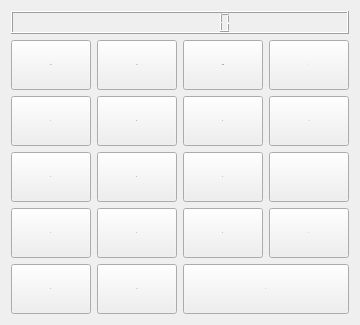
  <widget class="QWidget" name="centralWidget">
   <property name="sizePolicy">
    <sizepolicy hsizetype="Maximum" vsizetype="Maximum">
     <horstretch>0</horstretch>
     <verstretch>0</verstretch>
    </sizepolicy>
   </property>
   <layout class="QVBoxLayout" name="verticalLayout">
    <item>
     <widget class="QLCDNumber" name="lcdNumber">
      <property name="font">
       <font>
        <family>Arial</family>
       </font>
      </property>
      <property name="styleSheet">
       <string notr="true"/>
      </property>
      <property name="digitCount">
       <number>10</number>
      </property>
     </widget>
    </item>
    <item>
     <layout class="QGridLayout" name="gridLayout">
      <item row="3" column="0">
       <widget class="QPushButton" name="pushButton_n4">
        <property name="minimumSize">
         <size>
          <width>52</width>
          <height>50</height>
         </size>
        </property>
        <property name="font">
         <font>
          <pointsize>-1</pointsize>
          <weight>50</weight>
          <bold>false</bold>
         </font>
        </property>
        <property name="styleSheet">
         <string notr="true">QPushButton {
color: #1976D;
}</string>
        </property>
        <property name="text">
         <string>4</string>
        </property>
        <property name="shortcut">
         <string>4</string>
        </property>
       </widget>
      </item>
      <item row="4" column="0">
       <widget class="QPushButton" name="pushButton_n1">
        <property name="minimumSize">
         <size>
          <width>52</width>
          <height>50</height>
         </size>
        </property>
        <property name="font">
         <font>
          <pointsize>-1</pointsize>
          <weight>50</weight>
          <bold>false</bold>
         </font>
        </property>
        <property name="styleSheet">
         <string notr="true">QPushButton {
color: #1976D;
}</string>
        </property>
        <property name="text">
         <string>1</string>
        </property>
        <property name="shortcut">
         <string>1</string>
        </property>
       </widget>
      </item>
      <item row="2" column="1">
       <widget class="QPushButton" name="pushButton_n8">
        <property name="minimumSize">
         <size>
          <width>52</width>
          <height>50</height>
         </size>
        </property>
        <property name="font">
         <font>
          <pointsize>-1</pointsize>
          <weight>50</weight>
          <bold>false</bold>
         </font>
        </property>
        <property name="styleSheet">
         <string notr="true">QPushButton {
color: #1976D;
}</string>
        </property>
        <property name="text">
         <string>8</string>
        </property>
        <property name="shortcut">
         <string>8</string>
        </property>
       </widget>
      </item>
      <item row="2" column="3">
       <widget class="QPushButton" name="pushButton_mul">
        <property name="minimumSize">
         <size>
          <width>52</width>
          <height>50</height>
         </size>
        </property>
        <property name="font">
         <font>
          <pointsize>-1</pointsize>
          <weight>50</weight>
          <bold>false</bold>
         </font>
        </property>
        <property name="text">
         <string>x</string>
        </property>
        <property name="shortcut">
         <string>*</string>
        </property>
       </widget>
      </item>
      <item row="2" column="0">
       <widget class="QPushButton" name="pushButton_n7">
        <property name="minimumSize">
         <size>
          <width>52</width>
          <height>50</height>
         </size>
        </property>
        <property name="font">
         <font>
          <pointsize>-1</pointsize>
          <weight>50</weight>
          <bold>false</bold>
         </font>
        </property>
        <property name="styleSheet">
         <string notr="true">QPushButton {
color: #1976D;
}</string>
        </property>
        <property name="text">
         <string>7</string>
        </property>
        <property name="shortcut">
         <string>7</string>
        </property>
       </widget>
      </item>
      <item row="3" column="2">
       <widget class="QPushButton" name="pushButton_n6">
        <property name="minimumSize">
         <size>
          <width>52</width>
          <height>50</height>
         </size>
        </property>
        <property name="font">
         <font>
          <pointsize>-1</pointsize>
          <weight>50</weight>
          <bold>false</bold>
         </font>
        </property>
        <property name="styleSheet">
         <string notr="true">QPushButton {
color: #1976D;
}</string>
        </property>
        <property name="text">
         <string>6</string>
        </property>
        <property name="shortcut">
         <string>6</string>
        </property>
       </widget>
      </item>
      <item row="3" column="1">
       <widget class="QPushButton" name="pushButton_n5">
        <property name="minimumSize">
         <size>
          <width>52</width>
          <height>50</height>
         </size>
        </property>
        <property name="font">
         <font>
          <pointsize>-1</pointsize>
          <weight>50</weight>
          <bold>false</bold>
         </font>
        </property>
        <property name="styleSheet">
         <string notr="true">QPushButton {
color: #1976D;
}</string>
        </property>
        <property name="text">
         <string>5</string>
        </property>
        <property name="shortcut">
         <string>5</string>
        </property>
       </widget>
      </item>
      <item row="5" column="0">
       <widget class="QPushButton" name="pushButton_n0">
        <property name="minimumSize">
         <size>
          <width>52</width>
          <height>50</height>
         </size>
        </property>
        <property name="font">
         <font>
          <pointsize>-1</pointsize>
          <weight>50</weight>
          <bold>false</bold>
         </font>
        </property>
        <property name="styleSheet">
         <string notr="true">QPushButton {
color: #1976D;
}</string>
        </property>
        <property name="text">
         <string>0</string>
        </property>
        <property name="shortcut">
         <string>0</string>
        </property>
       </widget>
      </item>
      <item row="4" column="1">
       <widget class="QPushButton" name="pushButton_n2">
        <property name="minimumSize">
         <size>
          <width>52</width>
          <height>50</height>
         </size>
        </property>
        <property name="font">
         <font>
          <pointsize>-1</pointsize>
          <weight>50</weight>
          <bold>false</bold>
         </font>
        </property>
        <property name="styleSheet">
         <string notr="true">QPushButton {
color: #1976D;
}</string>
        </property>
        <property name="text">
         <string>2</string>
        </property>
        <property name="shortcut">
         <string>2</string>
        </property>
       </widget>
      </item>
      <item row="2" column="2">
       <widget class="QPushButton" name="pushButton_n9">
        <property name="minimumSize">
         <size>
          <width>52</width>
          <height>50</height>
         </size>
        </property>
        <property name="font">
         <font>
          <pointsize>-1</pointsize>
          <weight>50</weight>
          <bold>false</bold>
         </font>
        </property>
        <property name="styleSheet">
         <string notr="true">QPushButton {
color: #1976D;
}</string>
        </property>
        <property name="text">
         <string>9</string>
        </property>
        <property name="shortcut">
         <string>9</string>
        </property>
       </widget>
      </item>
      <item row="4" column="2">
       <widget class="QPushButton" name="pushButton_n3">
        <property name="minimumSize">
         <size>
          <width>52</width>
          <height>50</height>
         </size>
        </property>
        <property name="font">
         <font>
          <pointsize>-1</pointsize>
          <weight>50</weight>
          <bold>false</bold>
         </font>
        </property>
        <property name="styleSheet">
         <string notr="true">QPushButton {
color: #1976D;
}</string>
        </property>
        <property name="text">
         <string>3</string>
        </property>
        <property name="shortcut">
         <string>3</string>
        </property>
       </widget>
      </item>
      <item row="1" column="3">
       <widget class="QPushButton" name="pushButton_div">
        <property name="minimumSize">
         <size>
          <width>52</width>
          <height>50</height>
         </size>
        </property>
        <property name="font">
         <font>
          <pointsize>-1</pointsize>
          <weight>50</weight>
          <bold>false</bold>
         </font>
        </property>
        <property name="text">
         <string>÷</string>
        </property>
        <property name="shortcut">
         <string>/</string>
        </property>
       </widget>
      </item>
      <item row="3" column="3">
       <widget class="QPushButton" name="pushButton_sub">
        <property name="minimumSize">
         <size>
          <width>52</width>
          <height>50</height>
         </size>
        </property>
        <property name="font">
         <font>
          <pointsize>-1</pointsize>
          <weight>50</weight>
          <bold>false</bold>
         </font>
        </property>
        <property name="text">
         <string>-</string>
        </property>
        <property name="shortcut">
         <string>-</string>
        </property>
       </widget>
      </item>
      <item row="4" column="3">
       <widget class="QPushButton" name="pushButton_add">
        <property name="minimumSize">
         <size>
          <width>52</width>
          <height>50</height>
         </size>
        </property>
        <property name="font">
         <font>
          <pointsize>-1</pointsize>
          <weight>50</weight>
          <bold>false</bold>
         </font>
        </property>
        <property name="text">
         <string>+</string>
        </property>
        <property name="shortcut">
         <string>+</string>
        </property>
       </widget>
      </item>
      <item row="1" column="0">
       <widget class="QPushButton" name="pushButton_ac">
        <property name="minimumSize">
         <size>
          <width>52</width>
          <height>50</height>
         </size>
        </property>
        <property name="font">
         <font>
          <family>Arial</family>
          <pointsize>-1</pointsize>
          <weight>50</weight>
          <bold>false</bold>
         </font>
        </property>
        <property name="styleSheet">
         <string notr="true">QPushButton {
    color: #f4433;
}</string>
        </property>
        <property name="text">
         <string>AC</string>
        </property>
        <property name="shortcut">
         <string>Esc</string>
        </property>
       </widget>
      </item>
      <item row="1" column="2">
       <widget class="QPushButton" name="pushButton_mr">
        <property name="minimumSize">
         <size>
          <width>52</width>
          <height>50</height>
         </size>
        </property>
        <property name="font">
         <font>
          <pointsize>-1</pointsize>
          <weight>50</weight>
          <bold>false</bold>
         </font>
        </property>
        <property name="styleSheet">
         <string notr="true">QPushButton {
   color: #FFC10;
}</string>
        </property>
        <property name="text">
         <string>MR</string>
        </property>
        <property name="shortcut">
         <string>R</string>
        </property>
       </widget>
      </item>
      <item row="1" column="1">
       <widget class="QPushButton" name="pushButton_m">
        <property name="minimumSize">
         <size>
          <width>52</width>
          <height>50</height>
         </size>
        </property>
        <property name="font">
         <font>
          <pointsize>-1</pointsize>
          <weight>50</weight>
          <bold>false</bold>
         </font>
        </property>
        <property name="styleSheet">
         <string notr="true">QPushButton {
   color: #FFC10;
}</string>
        </property>
        <property name="text">
         <string>M</string>
        </property>
        <property name="shortcut">
         <string>M</string>
        </property>
       </widget>
      </item>
      <item row="5" column="1">
       <widget class="QPushButton" name="pushButton_pc">
        <property name="minimumSize">
         <size>
          <width>52</width>
          <height>50</height>
         </size>
        </property>
        <property name="font">
         <font>
          <pointsize>-1</pointsize>
          <weight>50</weight>
          <bold>false</bold>
         </font>
        </property>
        <property name="text">
         <string>%</string>
        </property>
        <property name="shortcut">
         <string>%</string>
        </property>
       </widget>
      </item>
      <item row="5" column="2" colspan="2">
       <widget class="QPushButton" name="pushButton_eq">
        <property name="minimumSize">
         <size>
          <width>52</width>
          <height>50</height>
         </size>
        </property>
        <property name="font">
         <font>
          <pointsize>-1</pointsize>
          <weight>50</weight>
          <bold>false</bold>
         </font>
        </property>
        <property name="styleSheet">
         <string notr="true">QPushButton {
color: #4CAF5;
}</string>
        </property>
        <property name="text">
         <string>=</string>
        </property>
        <property name="shortcut">
         <string>Return</string>
        </property>
       </widget>
      </item>
     </layout>
    </item>
   </layout>
  </widget>
